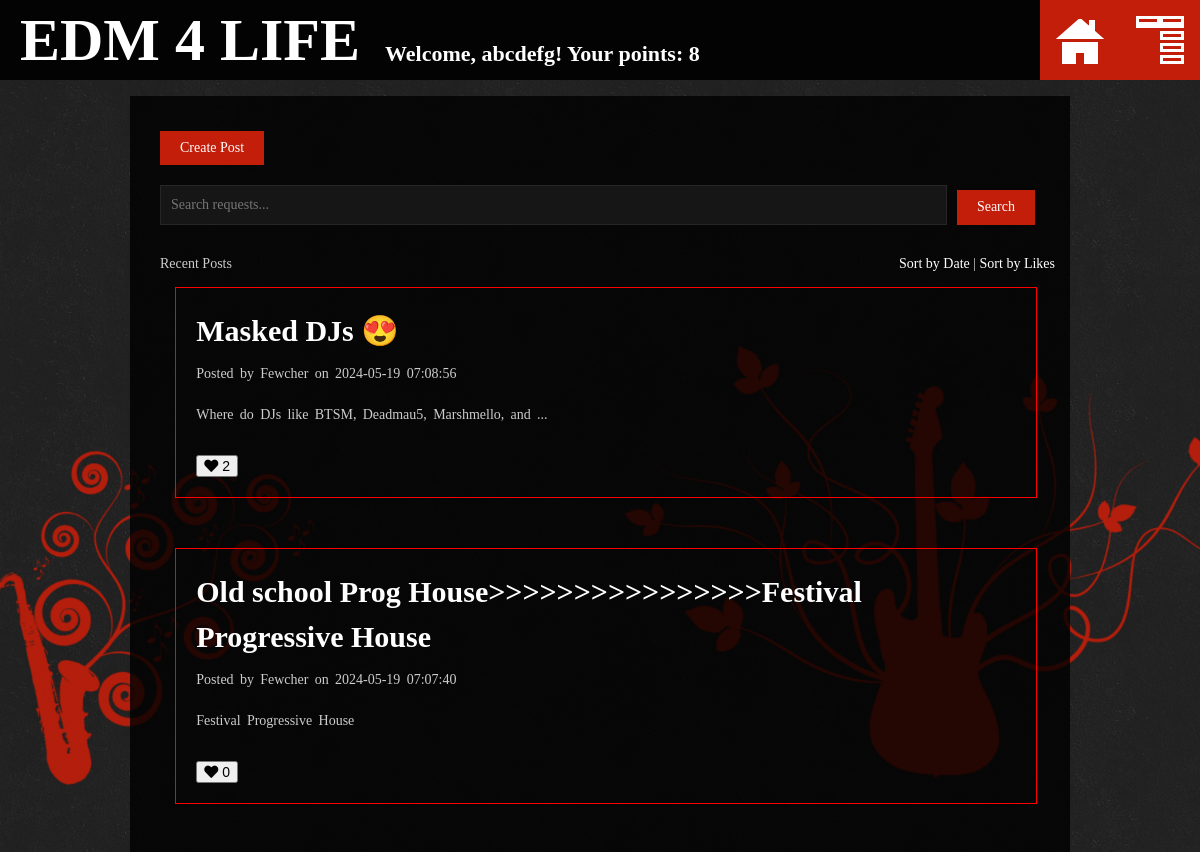
/post?sort_by=date (signed in, upper part), run on an earlier commit of the app's database.
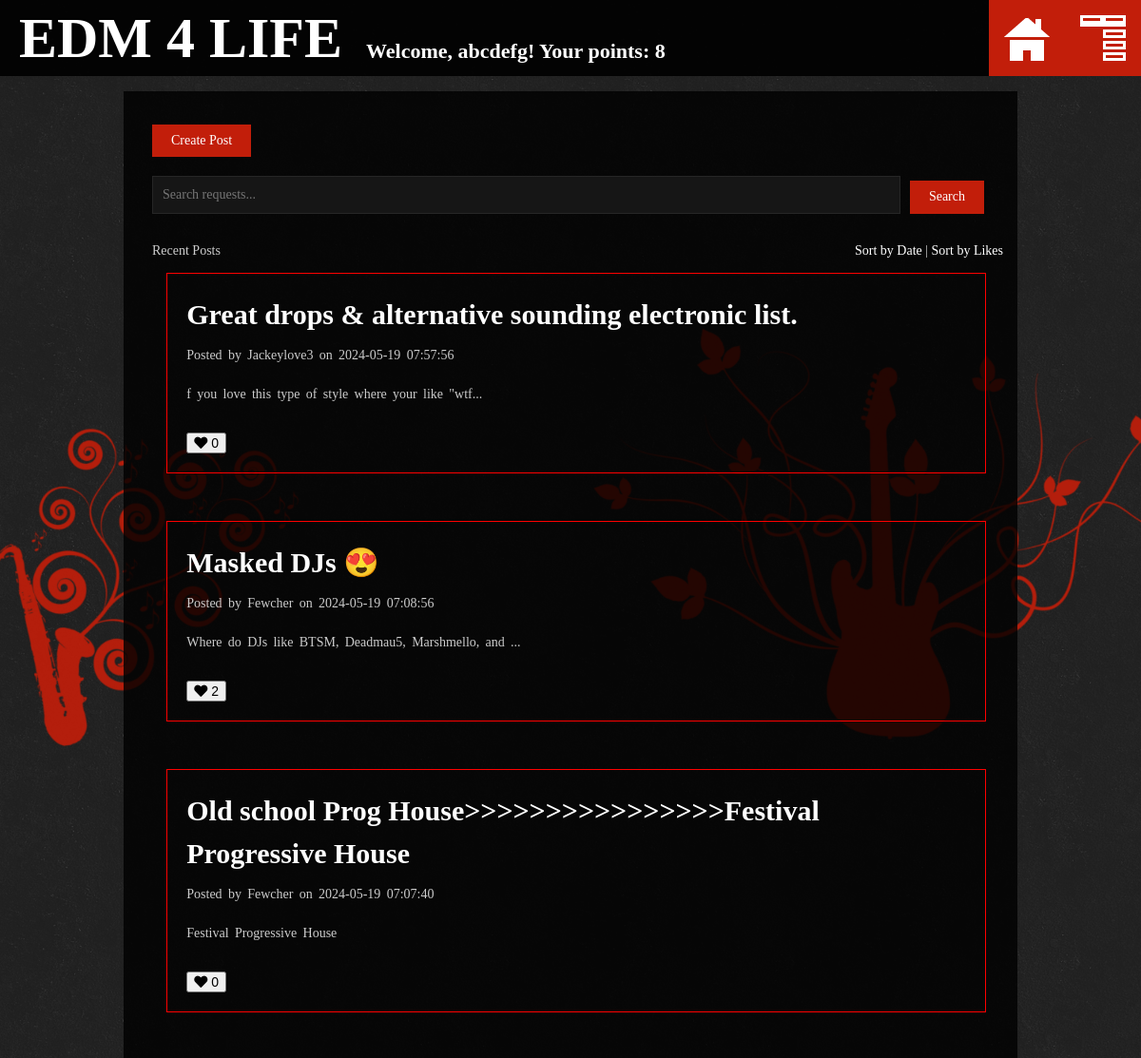
And on a later commit of the database.
### models.py (models this page shows, shortened)
class User(db.Model, UserMixin):
    __tablename__ = 'user'
    id = db.Column(db.Integer, primary_key=True)
    username = db.Column(db.String(80), unique=True, nullable=False)
    email = db.Column(db.String(120), unique=True, nullable=False)
    password_hash = db.Column(db.String(128))
    likes = db.relationship('Like', backref='user', lazy=True)
    comments = db.relationship('Comment', backref='user', lazy=True)
    requests = db.relationship('Request', backref='author', lazy=True, overlaps="author,requests")
    points = db.relationship('Point', back_populates='user', lazy='dynamic')
    daily_activity = db.relationship('UserDailyActivity', back_populates='user', lazy='dynamic')

class Request(db.Model):
    __tablename__ = 'requests'
    id = db.Column(db.Integer, primary_key=True)
    title = db.Column(db.String(100), nullable=False)
    description = db.Column(db.Text, nullable=False)
    timestamp = db.Column(db.DateTime, default=lambda: datetime.now(timezone.utc), nullable=False)
    user_id = db.Column(db.Integer, db.ForeignKey('user.id'), nullable=False)
    likes = db.relationship('Like', backref='request', lazy=True)
    comments = db.relationship('Comment', backref='request', lazy=True)
    user = db.relationship('User', backref='user_requests', overlaps="author,requests")
    def like_count(self):
        return len(self.likes)

### site_views/views.py (the view)
@site_views.route('/post')
@login_required
def post():
    query = request.args.get('query')
    sort_by = request.args.get('sort_by')
    if query:
        requests_query = Request.query.filter(
            Request.title.ilike(f'%{query}%') | Request.description.ilike(f'%{query}%')
        )
    else:
        requests_query = Request.query
    if sort_by == 'date':
        requests = requests_query.order_by(Request.timestamp.desc()).all()
    elif sort_by == 'likes':
        requests = requests_query.outerjoin(Like).group_by(Request.id).order_by(db.func.count(Like.id).desc()).all()
    else:
        requests = requests_query.all()
    comment_form = CommentForm()
    new_request_id = request.args.get('request_id')
    return render_template('post.html', requests=requests, comment_form=comment_form, new_request_id=new_request_id)

### comments/forms.py
class CommentForm(FlaskForm):
    content = TextAreaField('Content', validators=[DataRequired(), Length(min=1, max=500)])
    submit = SubmitField('Submit Comment')

### templates/post.html (shortened to what this page needs)
﻿<!DOCTYPE html>
<html lang="en">
  <head>
    <link
      href="{{ url_for('static', filename='css/normalize.css') }}"
      rel="stylesheet"
      type="text/css"
    />
    <link
      href="{{ url_for('static', filename='css/style.css') }}"
      rel="stylesheet"
      type="text/css"
    />
    <link
      href="{{ url_for('static', filename='css/grid.css') }}"
      rel="stylesheet"
      type="text/css"
    />
    <link
      href="{{ url_for('static', filename='css/media.css') }}"
      rel="stylesheet"
      type="text/css"
    />
    <link
      rel="stylesheet"
      href="https://cdnjs.cloudflare.com/ajax/libs/font-awesome/5.15.3/css/all.min.css"
    />
  </head>
  <body>
    <a id="menu" class="menuitem" data-reveal-id="menubox"
      ><span class="info">Menu</span></a
    >
    <a id="homepage" class="menuitem" href="{{ url_for('site_views.index') }}"
      ><span class="info">Home</span></a
    >
    <header style="display: flex">
      <h1>EDM 4 Life</h1>
      <h5 style="margin-top: auto">
        Welcome, {{ current_user.username }}! Your points: {{ user_points }}
      </h5>
    </header>
    <div class="wrapper">
      <div class="wrap">
        <div class="create-post" style="margin-top: 20px">
          <a href="{{ url_for('posts.create_request') }}" class="button"
            >Create Post</a
          >
        </div>
        <div class="search-form" style="margin-top: 20px">
          <form action="{{ url_for('site_views.post') }}" method="get">
            <div class="input-group">
              <input
                type="text"
                class="form-control"
                id="searchBox"
                name="query"
                placeholder="Search requests..."
                aria-label="Search requests"
              />
              <div class="input-group-append">
                <button class="button" type="submit">Search</button>
              </div>
            </div>
          </form>
        </div>
        <div class="single-post-title" style="margin-top: 20px">
          Recent Posts
          <div class="sort-buttons" style="float: right">
            <a
              href="{{ url_for('site_views.post', sort_by='date') }}"
              class="btn btn-secondary btn-sm"
              >Sort by Date</a
            >
            |
            <a
              href="{{ url_for('site_views.post', sort_by='likes') }}"
              class="btn btn-secondary btn-sm"
              >Sort by Likes</a
            >
          </div>
        </div>
        <div class="grids">
          {% if requests %} {% for request in requests %}
          <div class="grid-12">
            <div class="single-post">
              <h3>
                <a
                  href="{{ url_for('site_views.single_post', request_id=request.id) }}"
                  >{{ request.title }}</a
                >
              </h3>
              <p>
                Posted by {{ request.user.username }} on {{
                request.timestamp.strftime('%Y-%m-%d %H:%M:%S') }}
              </p>
              <p>
                {% if request.description|length <= 50 %} {{ request.description
                }} {% else %} {{ request.description[:50] }}... {% endif %}
              </p>
              <button
                type="button"
                class="btn btn-primary like-btn"
                data-request-id="{{ request.id }}"
              >
                <i class="fas fa-heart"></i>
                <span class="badge badge-light"
                  >{{ request.like_count() }}</span
                >
              </button>
            </div>
          </div>
          {% endfor %} {% endif %}
        </div>
      </div>
    </div>
  </body>
</html>

### static/css/style.css (style rules this page uses)
body { margin: 0px; padding: 0px; font-size: 14px; font-family: "ubunturegular"; background-color: #000; color: #ccc; background-image: url("../../images/bg.png"); background-repeat: repeat; background-attachment: fixed; }
h1, h2, h3, h4, h5, h6 { font-family: "dosisbold"; font-weight: bold; margin-bottom: 10px; margin-top: 0px; padding: 0px; line-height: 1.5; color: #fff; }
h1 { font-size: 50px; }
h3 { font-size: 30px; }
h5 { font-size: 22px; }
a { color: #fff !important; -webkit-transition: all 0.4s ease-in-out; -moz-transition: all 0.4s ease-in-out; -o-transition: all 0.4s ease-in-out; -ms-transition: all 0.4s ease-in-out; text-decoration: none; }
p { font-family: "ubunturegular"; font-size: 14px; line-height: 1.5; margin-bottom: 20px !important; margin-top: 0px !important; word-spacing: 0.2em; font-weight: normal; color: #ccc; }
i { font-family: "ubuntuitalic"; font-style: italic; }
header { height: 80px; width: 100%; position: fixed; top: 0; left: 0; z-index: 9999; background-color: #000; background-color: rgba(0, 0, 0, 0.9); }
header h1 { padding-left: 20px; font-family: "dosisbold"; font-weight: bold; color: #fff; text-transform: uppercase; font-size: 60px; line-height: 80px; }
header h5 { padding-left: 25px; }
#close, #menu, #homepage, #gallery, #blog { -webkit-transition: all 0.4s ease-in-out; -moz-transition: all 0.4s ease-in-out; -o-transition: all 0.4s ease-in-out; -ms-transition: all 0.4s ease-in-out; z-index: 9999999; background-color: #c21e0a; position: fixed; height: 80px; width: 80px; cursor: pointer; }
#menu { top: 0; right: 0; background-position: center center; background-image: url("../images/menu.png"); background-repeat: no-repeat; }
#homepage { top: 0; right: 80px; background-position: center center; background-image: url("../images/homepage.png"); background-repeat: no-repeat; }
.search-form { margin-top: 20px; }
.input-group { display: flex; }
.single-post { border: 1px solid red; padding: 20px; margin-bottom: 20px; }
.input-group-append button { height: 68%; margin-left: 10px; }
.like-btn { margin-top: 10px; }
input[type="text"], input[type="email"], input[type="number"], input[type="date"], textarea { border: 1px solid #262626; width: 100%; color: rgba(255, 255, 255, 0.75); display: block; font-size: 14px; margin: 0px 0px 11px 0px; padding: 5px 10px 5px 10px; height: 40px; -webkit-transition: all 0.2s linear; -moz-transition: all 0.2s linear; -o-transition: all 0.2s linear; transition: all 0.2s linear; background-color: #161616; font-family: "ubunturegular"; }
.button { font-family: "ubunturegular"; width: auto; color: #fff !important; cursor: pointer; display: inline-block; font-size: 14px; line-height: 1; margin: 5px 20px 0px 0px; outline: none; padding: 10px 20px 10px 20px; position: relative; text-align: center; text-decoration: none; -webkit-transition: background-color 0.15s ease-in-out; -moz-transition: background-color 0.15s ease-in-out; -o-transition: background-color 0.15s ease-in-out; transition: background-color 0.15s ease-in-out; border: none !important; background-color: #c21e0a; }
header h1 { -webkit-animation: fadeInLeft 1s ease-in-out 1s backwards; -moz-animation: fadeInLeft 1s ease-in-out 1s backwards; -o-animation: fadeInLeft 1s ease-in-out 1s backwards; -ms-animation: fadeInLeft 1s ease-in-out 1s backwards; animation: fadeInLeft 1s ease-in-out 1s backwards; }

### static/css/grid.css (style rules this page uses)
.wrapper { width: 100%; margin-top: 80px; }
.wrap { max-width: 940px; padding: 10px 15px 10px 30px; margin: 0 auto; background-color: #000; background-color: rgba(0, 0, 0, 0.8); min-height: 600px; }
.grids { width: auto; max-width: 1000px; margin: 0 0 0 -1.7%; list-style: none; overflow: hidden; letter-spacing: -0.25em; }
.grids [class*="grid-"] { display: inline-block; margin: 0 0 0 1.7%; -webkit-box-sizing: border-box; -moz-box-sizing: border-box; box-sizing: border-box; vertical-align: top; letter-spacing: 0; padding: 15px; }
.grid-12 { width: 97.917%; margin: 0; }

What changed in the data, as far as the page shows it:
added Request: title "Great drops & alternative sounding electronic list.", user.username "Jackeylove3", timestamp "2024-05-19 07:57:56", description "f you love this type of style where your like \"wtf", like_count "0"
